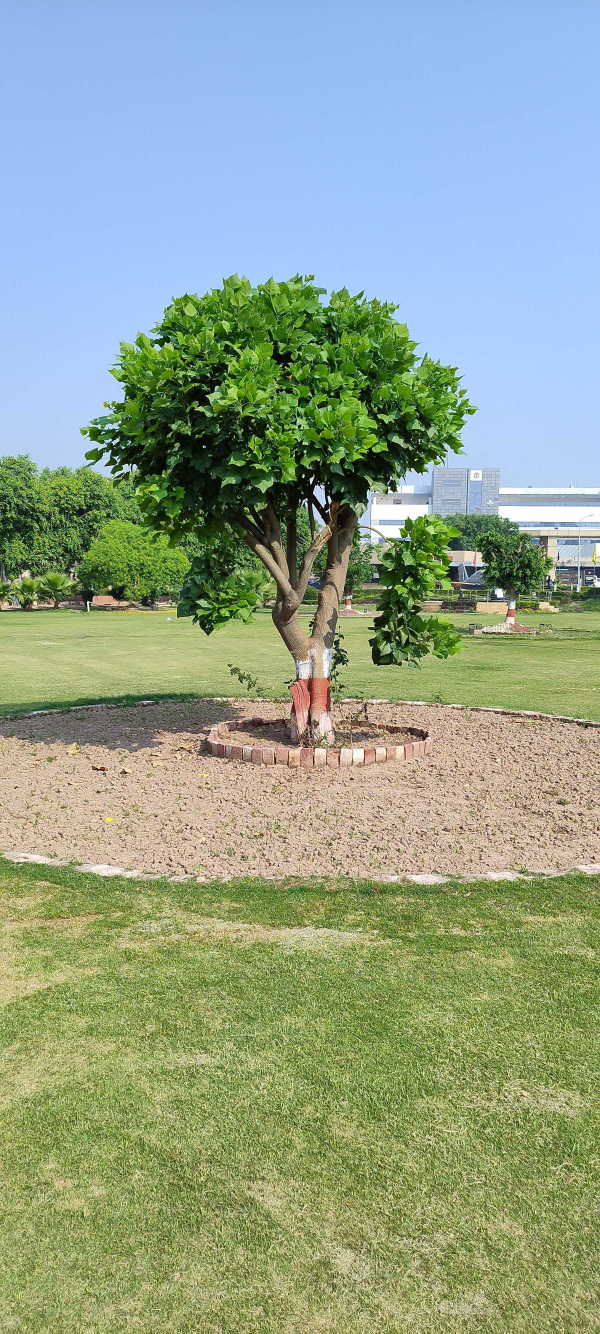
#> input picture Images/1.jpg, 1800 x 4000 px (shown at 1/3 size)
$ python -i utils.py   (imports and definitions only)
#> lines starting #> are read from the running program, lines starting #| are printed output that depends on the picture
import cv2
import pickle
import numpy as np
import plotly.graph_objects as go

def readIm(pathToIm):
#> called with pathToIm = 'Images/1.jpg'
    rFac = 1
    im = cv2.imread(pathToIm)
#> im is the input picture: shape (4000, 1800, 3); mean B, G, R 139.9, 162.5, 145.5
    im = cv2.cvtColor(im, cv2.COLOR_BGR2GRAY)
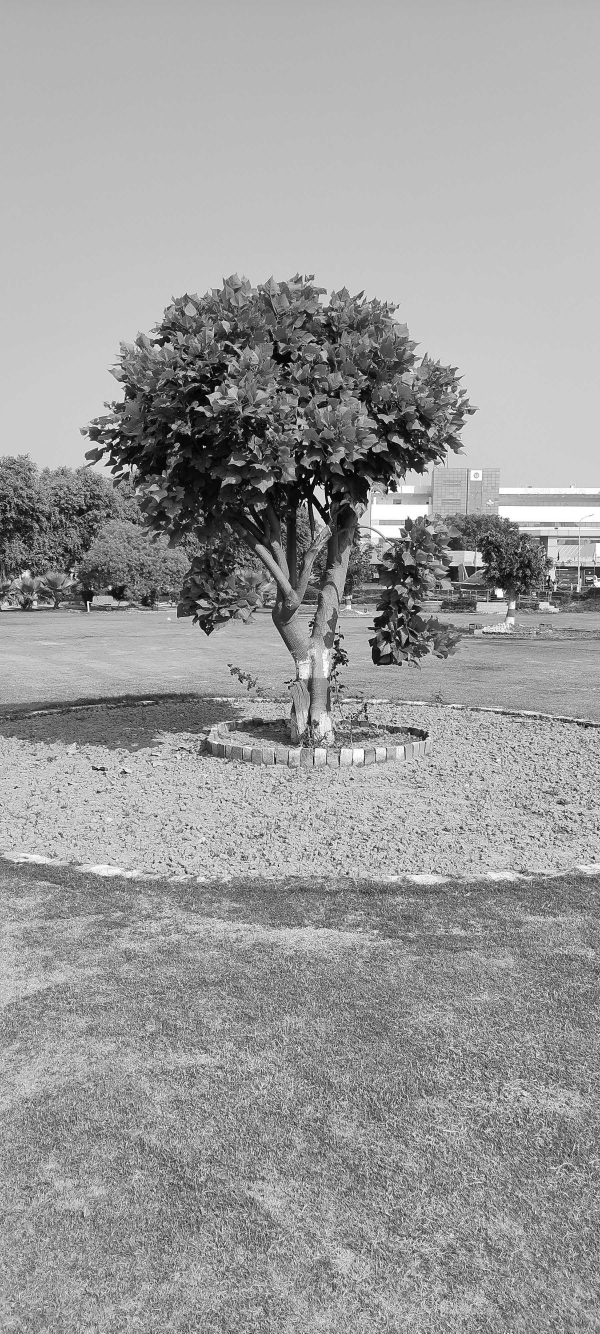
#> im: shape (4000, 1800) (shown at 1/3 size); min 0, max 255, mean 154.9
    im = np.array(im)
    im = cv2.GaussianBlur(im, (3,3), 0)
    im =  cv2.resize(im, (
        int(im.shape[1] / rFac), # width
        int(im.shape[0] / rFac), # height
    ))
    print(im.shape)
#| (4000, 1800)
    return im

def retUndistortedIm(im, camMtx, nCamMtx, distCoeff):
    imUndistorted = cv2.undistort(im, camMtx, distCoeff, None, nCamMtx)
    return imUndistorted

def retCamMtx(pathToCamMtx):
    with open(f'{pathToCamMtx}', 'rb') as f:
        return pickle.load(f)

def retDistCoeff(pathToDistCoeff):
    with open(f'{pathToDistCoeff}', 'rb') as f:
        return np.array(pickle.load(f))

# [30 lines left out: functions ORB_detector, BRISK_detector, retKpList, bruteForceMatcher, bruteForceMatcherkNN, not called in this run]

def retGoodPoints(kps, bfMatches):
    points = np.float32([kps[m.queryIdx].pt for m in bfMatches]).reshape(-1, 1, 2)

# [8 lines left out: function retEssentialMat, not called in this run]

def retPoseRecovery(essMtx, kpL1, kpL2, camMtx):
    c = cv2.recoverPose(essMtx, np.array(kpL1), np.array(kpL2), camMtx)
    return c

# [20 lines left out: function retTriangulation, not called in this run]
    # return -1

def display2D(img1, kp1, img2, kp2, numMatches):
    out = cv2.drawMatches(img1, kp1, img2, kp2, numMatches, None)
    cv2.imshow('Image', out)

# [92 lines left out: functions display3D, linear_LS_triangulation, not called in this run]

>>> result = readIm('Images/1.jpg')

$ run again, on Images/2.jpg
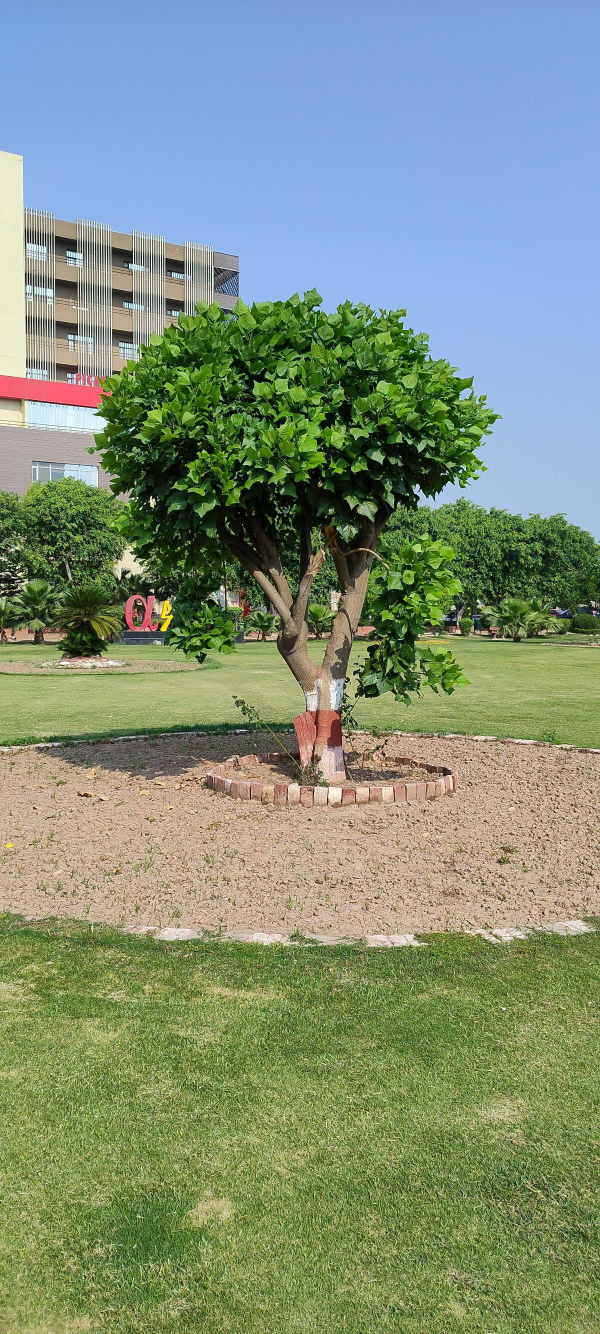
#> input picture Images/2.jpg, 1800 x 4000 px (shown at 1/3 size)
#> in readIm, im is the input picture: shape (4000, 1800, 3); mean B, G, R 121.5, 144.7, 128.6
#> in readIm, `im = cv2.cvtColor(im, cv2.COLOR_BGR2GRAY)`:
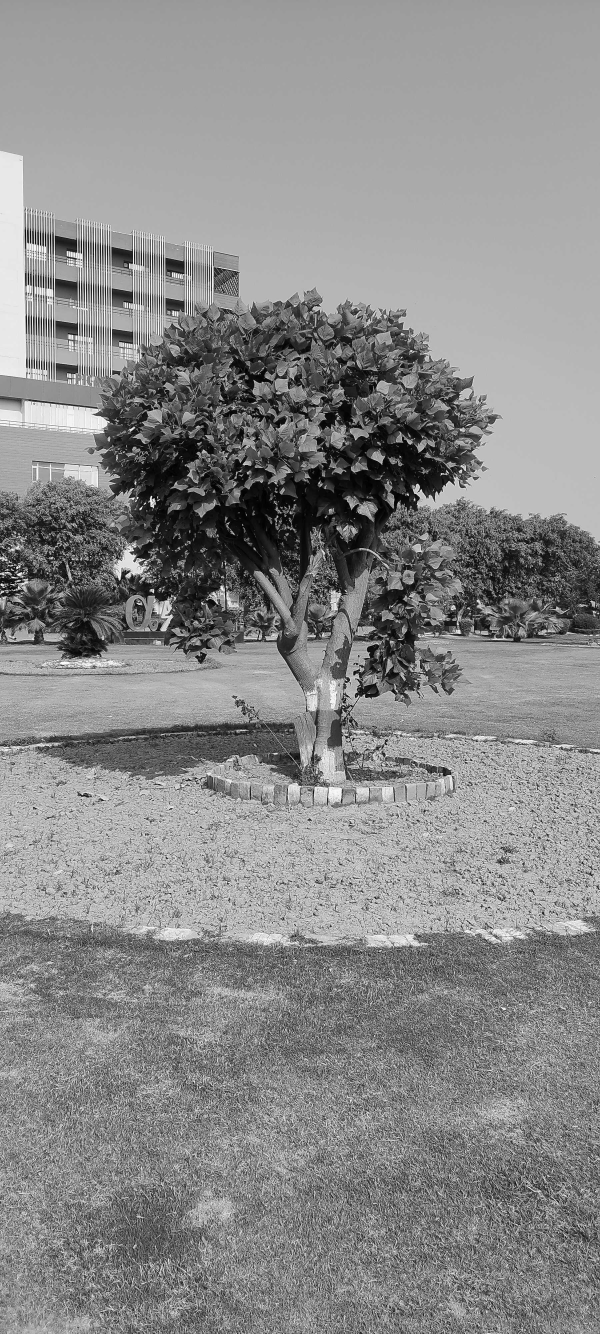
#> im: shape (4000, 1800) (shown at 1/3 size); min 0, max 255, mean 137.2
#| (4000, 1800)

$ run again, on Images/3.jpg
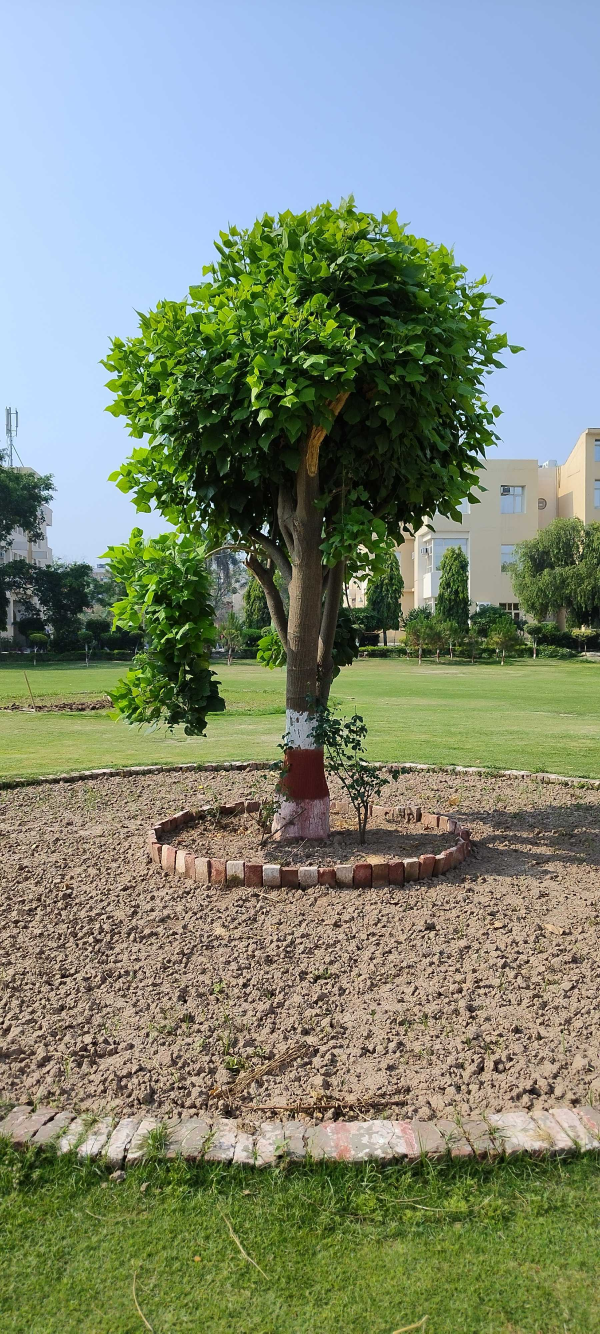
#> input picture Images/3.jpg, 1800 x 4000 px (shown at 1/3 size)
#> in readIm, im is the input picture: shape (4000, 1800, 3); mean B, G, R 120.5, 138.3, 127.6
#> in readIm, `im = cv2.cvtColor(im, cv2.COLOR_BGR2GRAY)`:
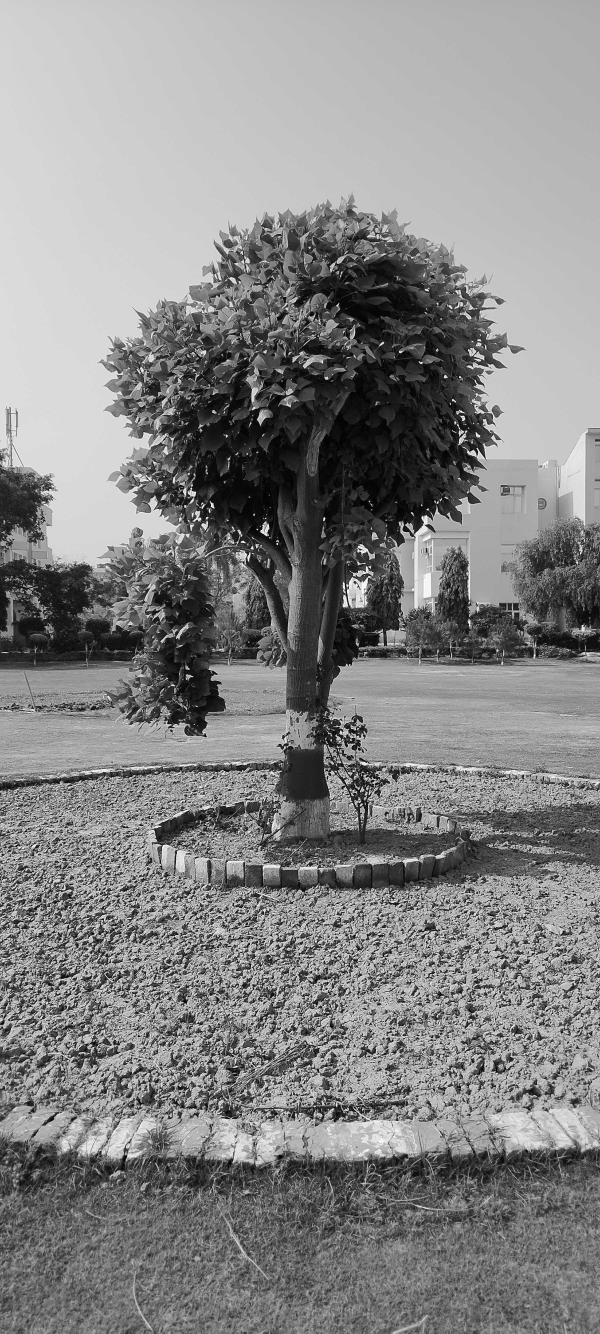
#> im: shape (4000, 1800) (shown at 1/3 size); min 0, max 255, mean 133.1
#| (4000, 1800)

$ run again, on Images/4.jpg
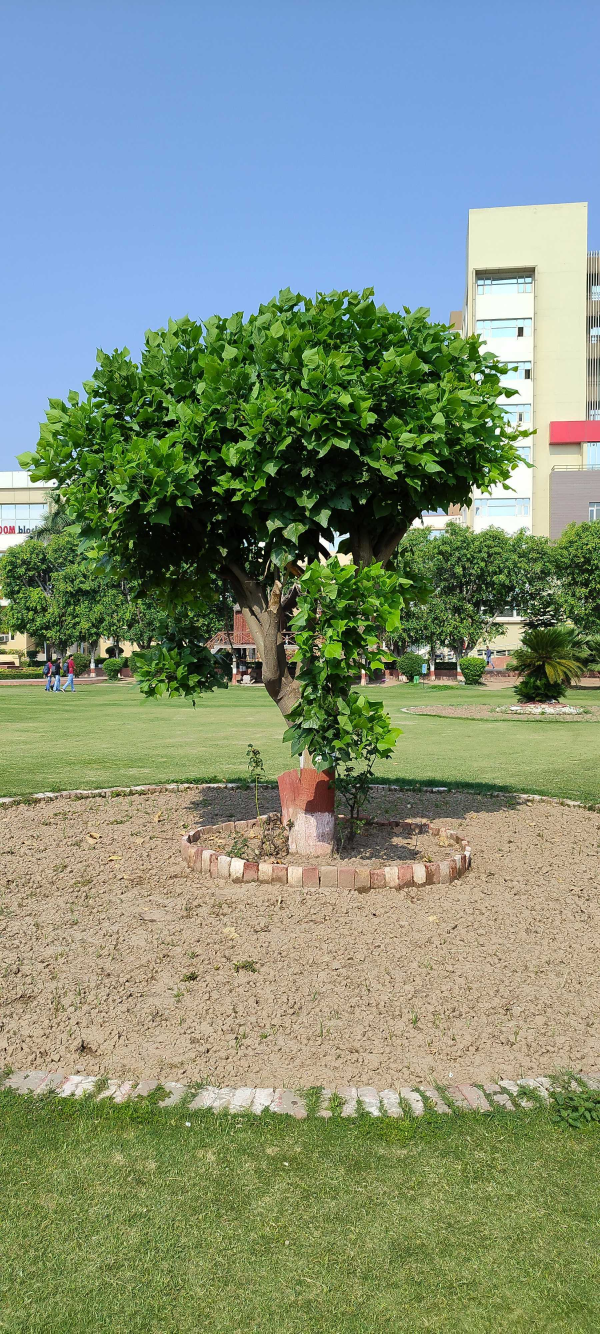
#> input picture Images/4.jpg, 1800 x 4000 px (shown at 1/3 size)
#> in readIm, im is the input picture: shape (4000, 1800, 3); mean B, G, R 124.3, 145, 129.6
#> in readIm, `im = cv2.cvtColor(im, cv2.COLOR_BGR2GRAY)`:
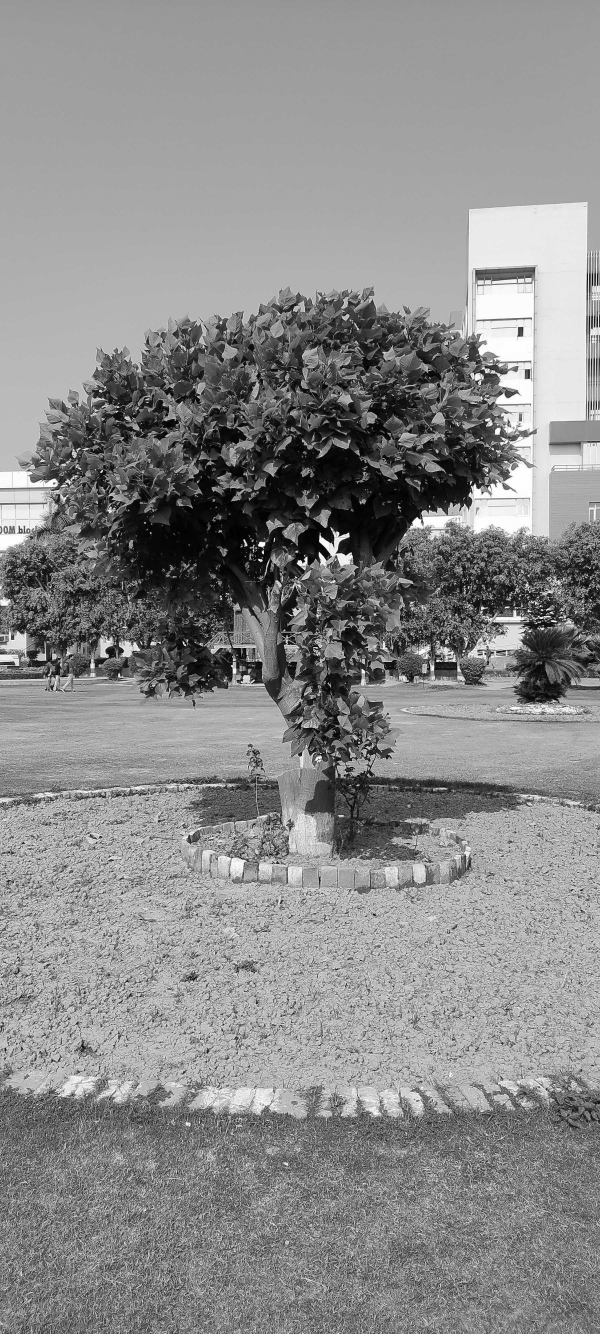
#> im: shape (4000, 1800) (shown at 1/3 size); min 0, max 255, mean 138
#| (4000, 1800)
